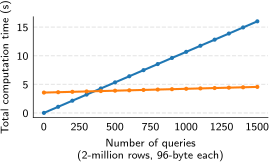

This chart was generated by the following Python code:
import custom_style
from custom_style import setup_columns,col
import matplotlib.pyplot as plt
import sys
import numpy as np
from matplotlib.ticker import FuncFormatter
import math

out_name = sys.argv[1] 
in_name = sys.argv[2]

fig, ax = plt.subplots()


#ax.set_yscale('log')
#ax.set_xscale('log')

#ax.xaxis.set_major_formatter(FuncFormatter(lambda x, pos: "$2^{%d}$" % int(math.log(max(x,1),2))))
#ax.yaxis.set_major_formatter(FuncFormatter(lambda y, pos: "%d$" % y))
#ax.set_xticks([2**i for i in range(12,24)])
#ax.set_xlim([2**16,2**24 / 1.8])
ax.tick_params('x', pad=0.5)
#ax.set_ylim([1, 2.5*10**3])
#ax.set_yticks([0, 40, 80, 120])


npoints = 1600
skip = 100
(x,y) = (range(1,npoints, skip), [2*5333016.0/(10**9)*i for i in range(1,npoints,skip)])
plt.plot(x, y, "-o", label="No robustness")
#, ":", label="Ideal", color="gray")

(x,y) = (range(1,npoints,skip), [((3559317361+2*330396.0*i)/10**9) for i in range(1,npoints,skip)])
plt.plot(x, y, "-o", label="Prio-MPC")
#, ":", label="Ideal", color="gray")

custom_style.remove_chart_junk(plt, ax,grid=True)

#plt.title("Comparison of Mixing Methods")
plt.xlabel('Number of queries\n (2-million rows, 96-byte each)')
plt.ylabel('Total computation time (s)')

#plt.legend(loc='upper right', frameon=False, bbox_to_anchor=(0.1, 1.02, 1., .102), ncol=2)
custom_style.save_fig(fig, out_name, [3, 1.75])
#plt.show()
